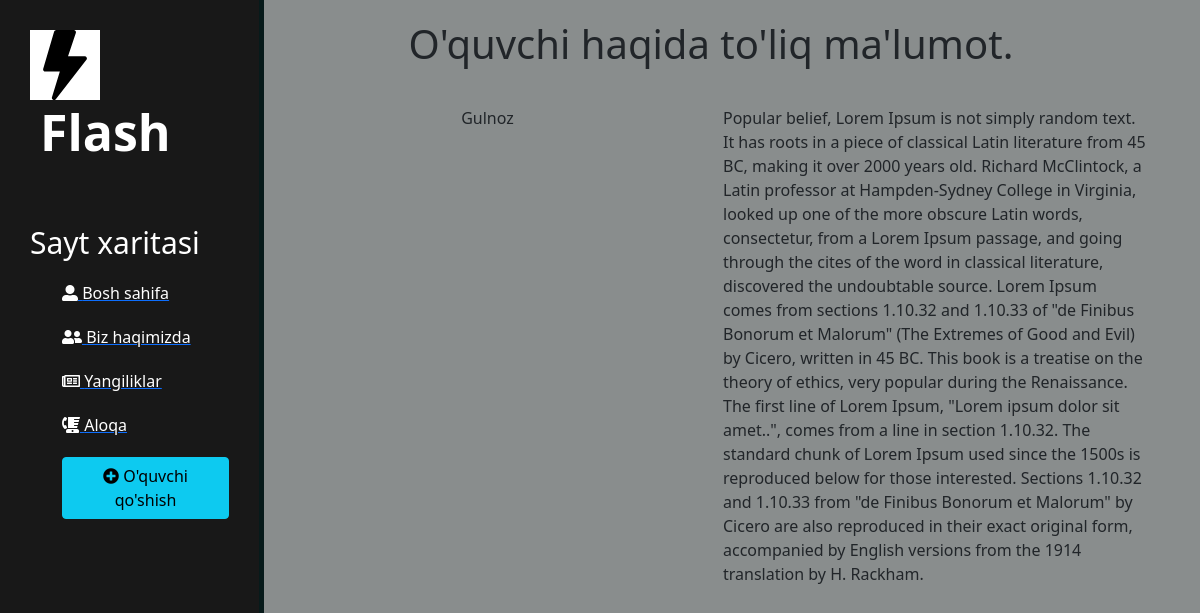
/leads/4/, run on the app's committed database.
### leads/models.py (models this page shows, shortened)
class Lead(models.Model):
    familiyasi = models.CharField(max_length=20)
    ismi = models.CharField(max_length=20)
    yoshi = models.IntegerField()
    full = models.TextField()
    agent = models.ForeignKey("Agent", on_delete=models.CASCADE)

### leads/views.py (the view)
def leads_abc(request, pk):
    lead = get_object_or_404(models.Lead, id=pk)
    context = {
        "lead": lead
    }
    return render(request, 'details.html', context)

### template/details.html (shortened to what this page needs)
{% extends "layout.html" %}
{% block content %}
    <div class="container">
      <h1 class="text-center" style="padding-top: 20px;">O'quvchi haqida to'liq ma'lumot.</h1>
      <div class="row" style="padding-top: 30px;">
        <div class="col text-center">
          {{lead.ismi}}
        </div>
        <div class="col">
          {{lead.full}}
        </div>
      </div>
    </div>
{% endblock %}

### static/css/style.css (style rules this page uses)
body { background: rgb(137, 141, 141); }

### data on the page
Lead: ismi "Gulnoz", full "Popular belief, Lorem Ipsum is not simply random text. It has roots in a piece of classical Latin literature from 45 BC, making it over 2000 years old. Richard McClintock, a Latin professor at Hampden-Sydney College in Virginia, looked up one of the more obscure Latin words, consectetur, from a Lorem Ipsum passage, and going through the cites of the word in classical literature, discovered the undoubtable source. Lorem Ipsum comes from sections 1.10.32 and 1.10.33 of \"de Finibus Bonorum et Malorum\" (The Extremes of Good and Evil) by Cicero, written in 45 BC. This book is a treatise on the theory of ethics, very popular during the Renaissance. The first line of Lorem Ipsum, \"Lorem ipsum…"
